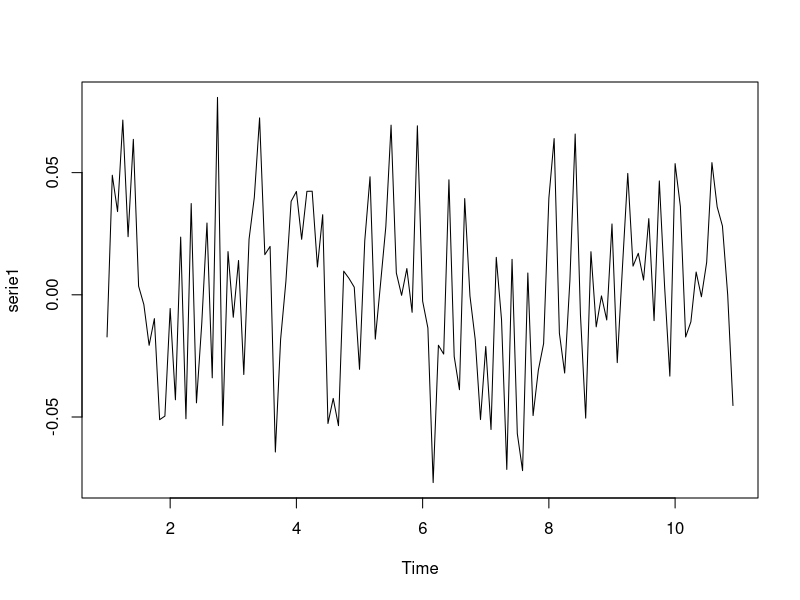
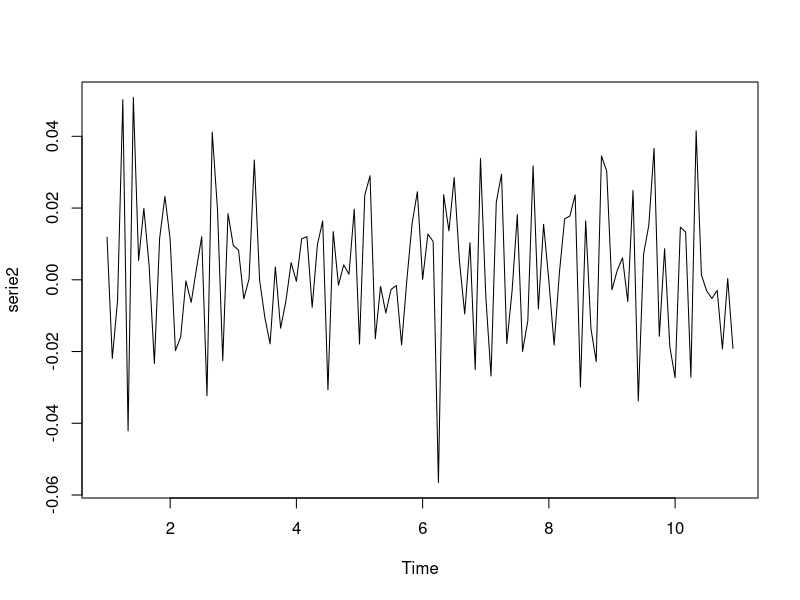
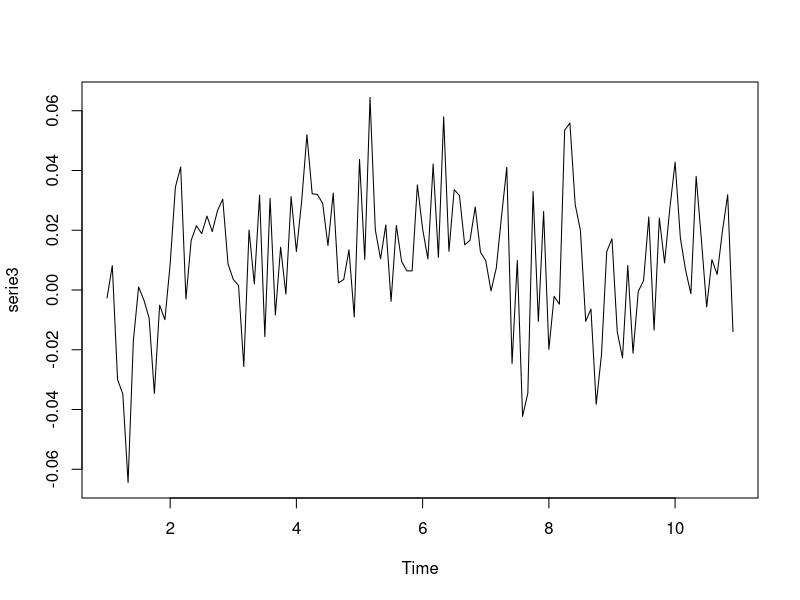
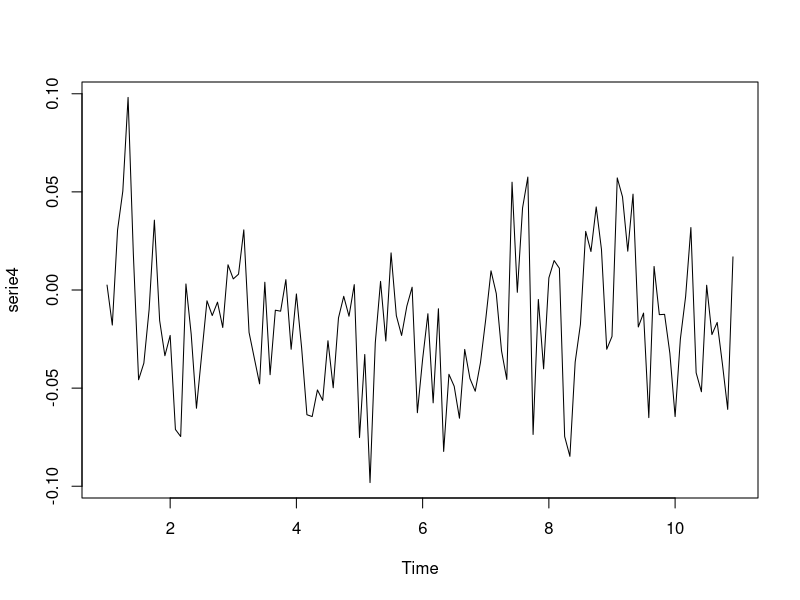
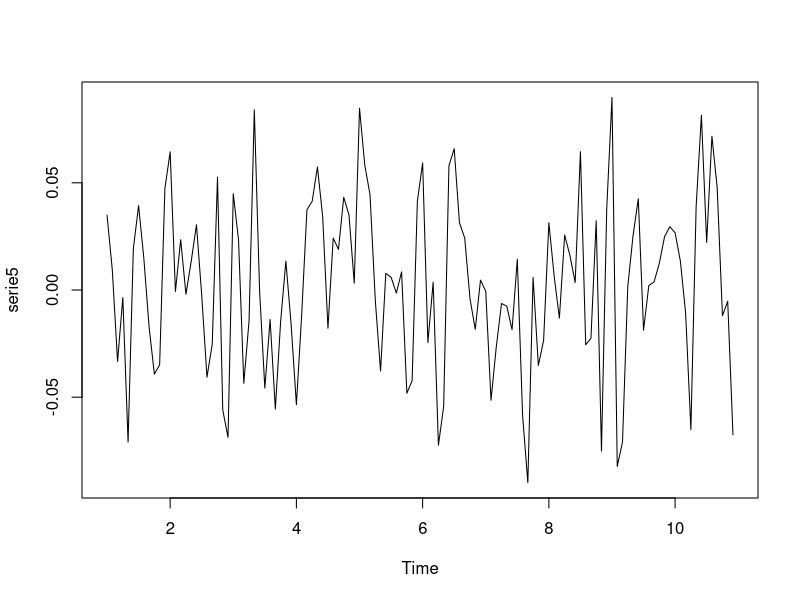
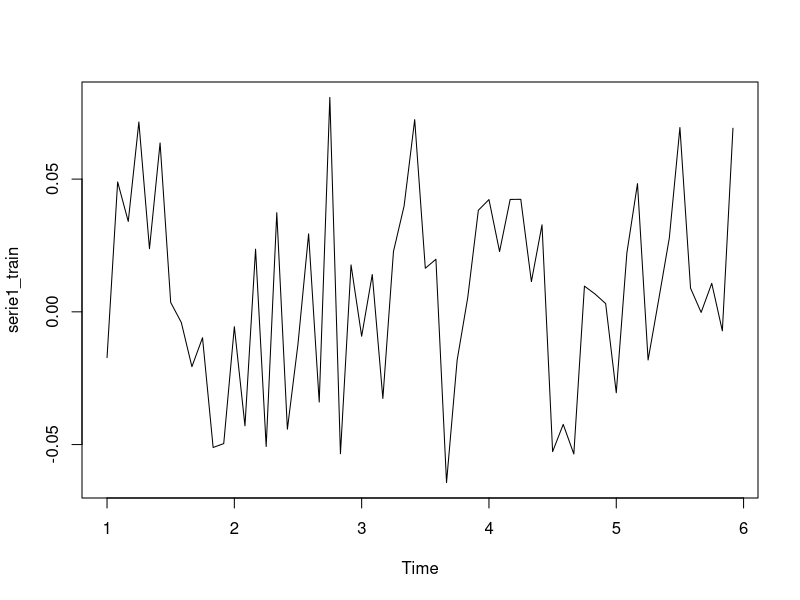
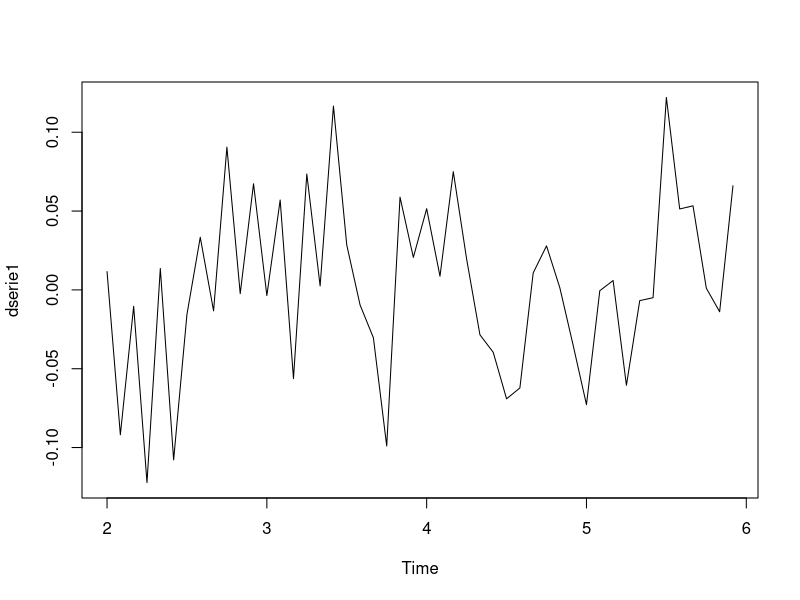
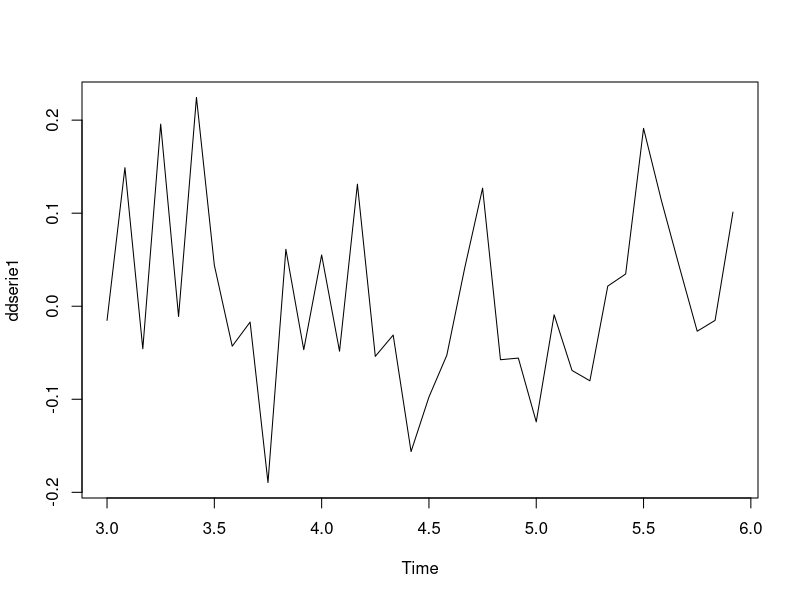

The R source for these figures, in order: (Note: this script raises an error after producing the figures.)
## ---- chunk 1
knitr::opts_chunk$set(echo = TRUE)
## ---- chunk 2
library(readr)
library(forecast)
library(lmtest)
library(ggplot2)

stock <- read.csv("stock_returns_train.csv")

stock 

serie1 <- ts(data = stock$X1, frequency = 12)
plot(serie1)

serie2 <- ts(data = stock$X2, frequency = 12)
plot(serie2)

serie3 <- ts(data = stock$X3, frequency = 12)
plot(serie3)

serie4 <- ts(data = stock$X4, frequency = 12)
plot(serie4)

serie5 <- ts(data = stock$X5, frequency = 12)
plot(serie5)
## ---- chunk 3
serie1_train <- ts(serie1[1:(5*12)], frequency = frequency(serie1))
plot(serie1_train)
serie1_test <- ts(serie1[((5*12) + 1):length(serie1)], frequency = frequency(serie1))
## ---- chunk 4
# Primero se calculas diferencias sucesivas
dserie1 <- diff(serie1_train, lag = frequency(serie1))
plot(dserie1)
ddserie1 <- diff(dserie1, lag = frequency(serie1))
plot(ddserie1)
dddserie1 <- diff(ddserie1, lag = frequency(serie1))
plot(dddserie1)
ddddserie1 <- diff(dddserie1, lag = frequency(serie1))
plot(ddddserie1)
## ---- chunk 5
dserie1 <- diff(serie1_train)
plot(dserie1)
ddserie1 <- diff(dserie1)
plot(ddserie1)
dddserie1 <- diff(ddserie1)
plot(dddserie1)
ddddserie1 <- diff(dddserie1)
plot(ddddserie1)
## ---- chunk 6
# Se grafica la serie elevada al cuadrado (al hacer la resta la media se ha ido)
plot(dddserie1^2)

# Contraste de hipótesis Goldfeld-Quandt para la comprobación de la homocedasticidad
library(lmtest)
gqtest( lm(x~.,data=as.data.frame(dddserie1)) )
## ---- chunk 7
acf(serie1_train,lag.max=60)
pacf(serie1_train,lag.max=60)
## ---- chunk 8
vec_mayus11 <- c()
vec_minus11 <- 

vec_mayus12 <- 
vec_minus12 <- 

vec_mayus13 <- 
vec_minus13 <- 

vec_mayus14 <- 
vec_minus14 <- 
## ---- chunk 9
Pasajeros_model1 <- arima(serie1_train, order=vec_minus11, seasonal=list(order=vec_minus11, period=frequency(serie1_train)))


Pasajeros_model2 <- arima(serie1_train, order=vec_minus12, seasonal=list(order=vec_minus12, period=frequency(serie1_train)))

Pasajeros_model3 <- arima(serie1_train, order=vec_minus12, seasonal=list(order=vec_minus12, period=frequency(serie1_train)))
